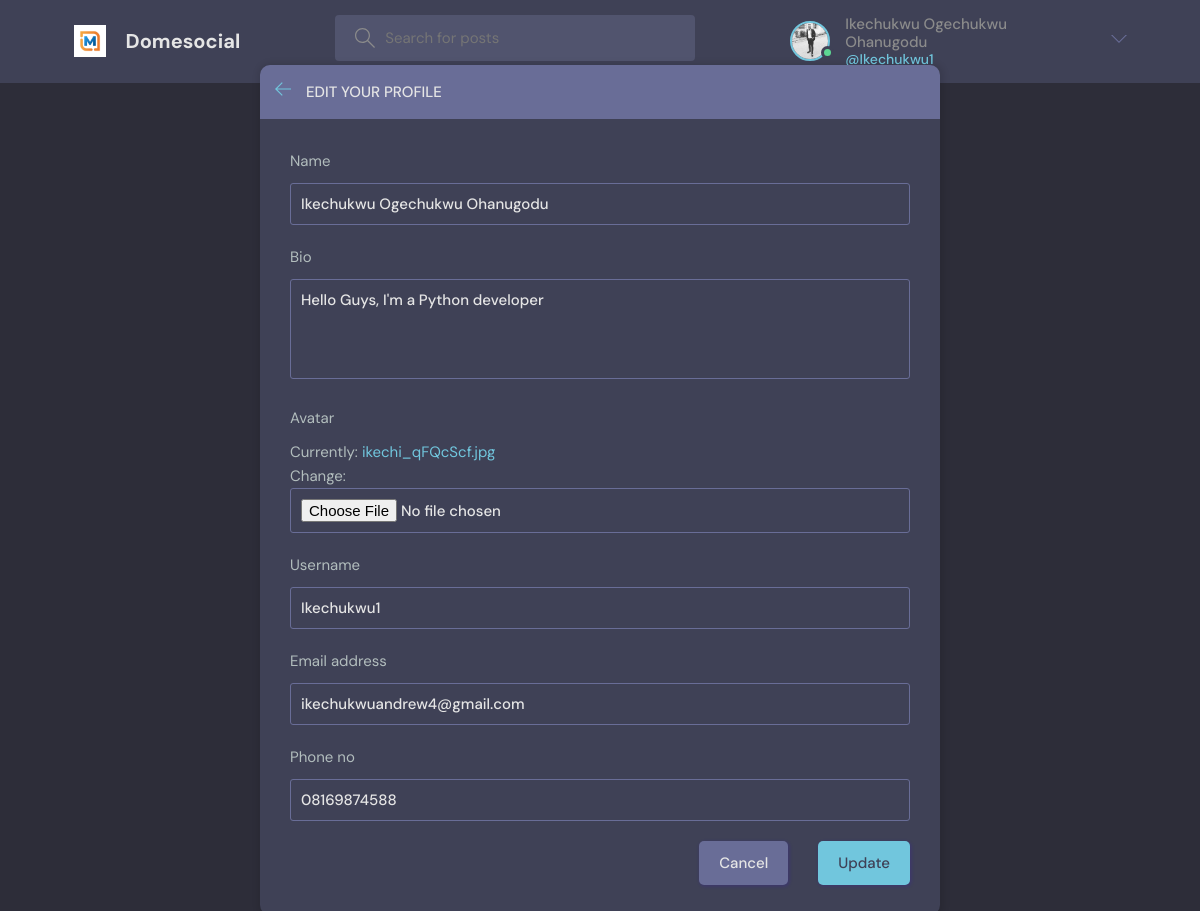
Screenshot of /update-user/ (signed in) with the database file from the repository.
### users/models.py (models this page shows, shortened)
class MyUser(AbstractBaseUser, PermissionsMixin):
    email = models.EmailField(_('email address'), unique=True)
    username = models.CharField(max_length=50)
    name = models.CharField(max_length=200, null=True)
    phone_no = models.CharField(max_length=50)
    bio = models.TextField(null=True)
    avatar = models.ImageField(null=True, default='avatar.svg')
    date_joined = models.DateTimeField(default=timezone.now)
    is_staff = models.BooleanField(default=False)
    is_active = models.BooleanField(default=True)
    is_admin = models.BooleanField(default=False)
    USERNAME_FIELD = 'email'
    REQUIRED_FIELDS = []
    objects = MyUserManager()

### jet/views.py (the view)
# urls.py: path('update-user/', views.updateUser, name = 'update-user'),
@login_required(login_url='login')
def updateUser(request):
    user = request.user
    form = UserForm(instance=user)
    if request.method == 'POST':
        form = UserForm(request.POST, request.FILES, instance=user)
        if form.is_valid():
            form.save()
            return redirect('users:user-profile', pk=user.id)
    return render(request, 'jet/update-user.html', {'form': form})

### jet/forms.py
class UserForm(ModelForm):
    class Meta:
        model = get_user_model()
        fields = ['name', 'bio', 'avatar', 'username', 'email', 'phone_no', ]

### jet/templates/jet/update-user.html (shortened to what this page needs)
{% extends 'base.html' %}
{% block content %}
<main class="update-account layout">
  <div class="container">
    <div class="layout__box">
      <div class="layout__boxHeader">
        <div class="layout__boxTitle">
          <a href="{% url 'jet:index' %}">
            <svg version="1.1" xmlns="http://www.w3.org/2000/svg" width="32" height="32" viewBox="0 0 32 32">
              <title>arrow-left</title>
              <path
                d="M13.723 2.286l-13.723 13.714 13.719 13.714 1.616-1.611-10.96-10.96h27.625v-2.286h-27.625l10.965-10.965-1.616-1.607z">
              </path>
            </svg>
          </a>
          <h3>Edit your profile</h3>
        </div>
      </div>
      <div class="layout__body">
        <form class="form" action="" method="POST" enctype="multipart/form-data">
          {% for field in form %}
          <div class="form__group">
            <label for="profile_pic">{{field.label}}</label>
            {{field}}
          </div>
          {% endfor %}
          <div class="form__action">
            <a class="btn btn--dark" href="index.html">Cancel</a>
            <button class="btn btn--main" type="submit">Update</button>
          </div>
        </form>
      </div>
    </div>
  </div>
</main>
{% endblock content %}

### templates/navbar.html (shortened to what this page needs)
{% load static %}
<header class="header header--loggedIn">
    <div class="container">
        <a href="{% url 'jet:index' %}" class="header__logo">
            <img src="{% static 'images/logo12.jpg' %}" />
            <h1>Domesocial</h1>
        </a>
        <form class="header__search" method="GET" action="{% url 'jet:index' %}">
            <label>
                <input name="q" placeholder="Search for posts" />
            </label>
        </form>
        <nav class="header__menu">
            {% if request.user.is_authenticated %}
            <div class="header__user">
                <a href="{% url 'users:user-profile' user.id %}">
                    <div class="avatar avatar--medium active">
                        <img src="{{request.user.avatar.url}}" />
                    </div>
                    <p>{{request.user.name}} <span>@{{request.user.username}}</span></p>
                </a>
                <button class="dropdown-button">
                    <svg version="1.1" xmlns="http://www.w3.org/2000/svg" width="32" height="32" viewBox="0 0 32 32">
                        <title>chevron-down</title>
                        <path d="M16 21l-13-13h-3l16 16 16-16h-3l-13 13z"></path>
                    </svg>
                </button>
            </div>
            {% else %}
            <a href="{% url 'users:login' %}">
                <img src="{% static 'rooms/images/avatar.svg' %}" />
                <p>Login</p>
            </a>
            {% endif %}
        </nav>
    </div>
</header>

### rows the page displays
MyUser: user.avatar (picture), user.name "Ikechukwu Ogechukwu Ohanugodu", user.username "Ikechukwu1", form "Ikechukwu Ogechukwu Ohanugodu" "Hello Guys, I'm a Python developer" "Ikechukwu1" "ikechukwuandrew4@gmail.com" "08169874588"

### other values shown
{{ field.label }} "Name" "Bio" "Avatar" "Username" "Email address" "Phone no"
